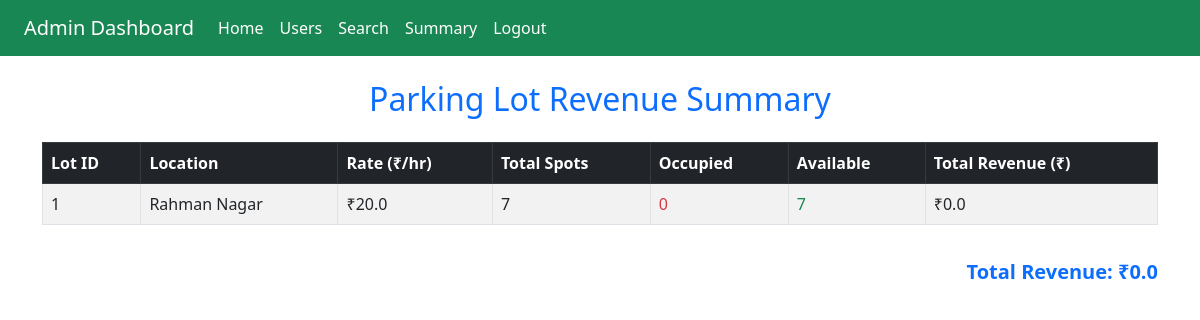
The page /admin/summary on the database as committed earlier.
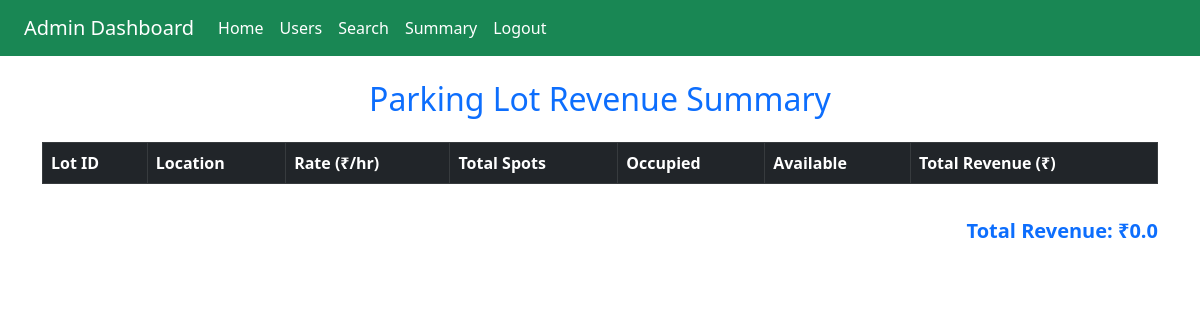
The same page on the database as committed later.
### app.py (models this page shows)
class ParkingLot(db.Model):
    __tablename__ = 'parking_lot'
    lot_id = db.Column(db.Integer, primary_key=True, autoincrement=True)
    prime_location_name = db.Column(db.String(50), nullable=False)
    price_per_hour = db.Column(db.Float, nullable=False)
    address = db.Column(db.String(100), nullable=False)
    pincode = db.Column(db.String(10), nullable=False)
    max_spots = db.Column(db.Integer, nullable=False)
    spots = db.relationship('ParkingSpot', backref='lot', lazy=True, cascade="all, delete")

### app.py (the view, shortened to what this page needs)
@app.route('/admin/summary')
def admin_summary():
    lots = ParkingLot.query.all()
    total_spots = 0
    total_occupied = 0
    total_revenue = 0.0
    summary = []
    ist = pytz.timezone('Asia/Kolkata')
    now = datetime.utcnow().replace(tzinfo=pytz.utc).astimezone(ist)
    for lot in lots:
        occupied = 0
        available = 0
        for s in lot.spots:
            if s.status=='O':
                occupied=occupied+1
            else:
                available=available+1
        total = occupied + available
        reservations = Reservation.query.join(ParkingSpot).filter(ParkingSpot.lot_id == lot.lot_id).all()
        revenue = 0.0
        total_spots += total
        total_occupied += occupied
        total_revenue += revenue
        summary.append({
            'lot_id': lot.lot_id,
            'name': lot.prime_location_name,
            'rate': lot.price_per_hour,
            'occupied': occupied,
            'available': available,
            'total': total,
            'revenue': round(revenue, 2)
        })
    total_available = total_spots - total_occupied
    return render_template("admin_summary.html",
                           summary=summary,
                           total_lots=len(lots),
                           total_spots=total_spots,
                           total_occupied=total_occupied,
                           total_available=total_available,
                           total_revenue=round(total_revenue, 2))

### app.py (called while the page is built)
@app.before_request
def create_tables():
    db.create_all()
    if not Admin.query.filter_by(email="abc@gmail.com").first():
        admin=Admin(email="abc@gmail.com",password=generate_password_hash("Shreya@123"),name="Admin")
        db.session.add(admin)
        db.session.commit()

### templates/admin_summary.html (shortened to what this page needs)
<!DOCTYPE html>
<html lang="en">
<head>
    <link href="https://cdn.jsdelivr.net/npm/bootstrap@5.3.0/dist/css/bootstrap.min.css" rel="stylesheet">
</head>
<body>
<nav class="navbar navbar-expand-lg navbar-dark bg-success px-4">
    <span class="navbar-brand text-white">Admin Dashboard</span>
    <div class="collapse navbar-collapse">
        <ul class="navbar-nav me-auto mb-2 mb-lg-0">
            <li class="nav-item"><a class="nav-link text-white" href="{{ url_for('admin_dashboard') }}">Home</a></li>
            <li class="nav-item"><a class="nav-link text-white" href="{{ url_for('view_users') }}">Users</a></li>
            <li class="nav-item"><a class="nav-link text-white" href="{{ url_for('admin_search') }}">Search</a></li>
            <li class="nav-item"><a class="nav-link active text-white" href="{{ url_for('admin_summary') }}">Summary</a></li>
            <li class="nav-item"><a class="nav-link text-white" href="{{ url_for('logout') }}">Logout</a></li>
        </ul>
    </div>
</nav>
<div class="container mt-4">
    <h2 class="text-center text-primary mb-4">Parking Lot Revenue Summary</h2>
    <div class="table-responsive">
        <table class="table table-bordered table-striped">
            <thead class="table-dark">
                <tr>
                    <th>Lot ID</th>
                    <th>Location</th>
                    <th>Rate (₹/hr)</th>
                    <th>Total Spots</th>
                    <th>Occupied</th>
                    <th>Available</th>
                    <th>Total Revenue (₹)</th>
                </tr>
            </thead>
            <tbody>
                {% for lot in summary %}
                <tr>
                    <td>{{ lot.lot_id }}</td>
                    <td>{{ lot.name }}</td>
                    <td>₹{{ lot.rate }}</td>
                    <td>{{ lot.total }}</td>
                    <td class="text-danger">{{ lot.occupied }}</td>
                    <td class="text-success">{{ lot.available }}</td>
                    <td>₹{{ lot.revenue }}</td>
                </tr>
                {% endfor %}
            </tbody>
        </table>
    </div>
    <div class="text-end fw-bold fs-5 text-primary mt-3">
        Total Revenue: ₹{{ total_revenue }}
    </div>
</div>
</body>
</html>

Rows that differ between the two databases and show on the page:
removed ParkingLot: lot_id "1", name "Rahman Nagar", rate "20.0", total "7", occupied "0", available "7", revenue "0.0"
